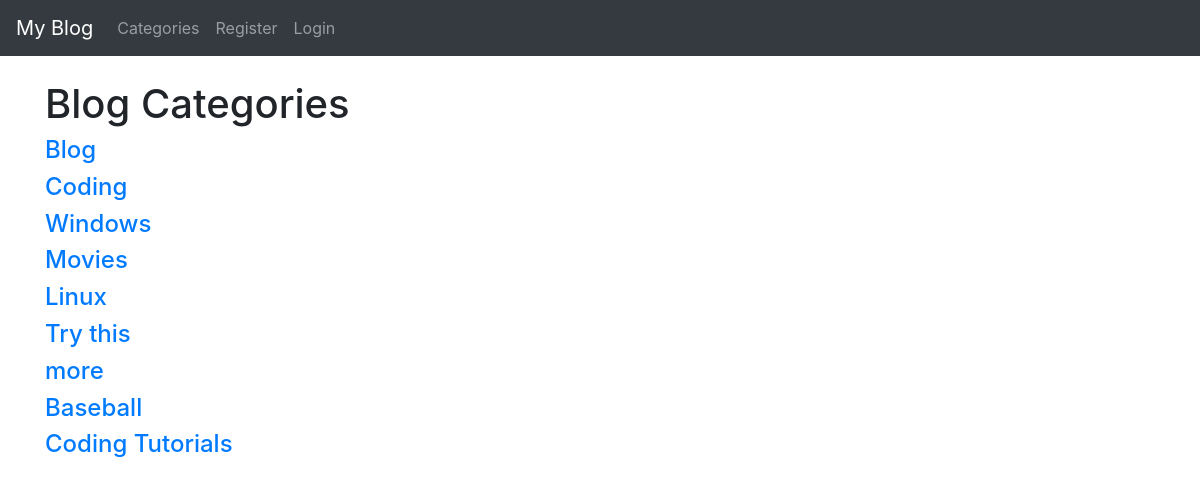
The page /category-list/ on the database its author committed.
### theblog/models.py (models this page shows, shortened)
class Category(models.Model):
    name = models.CharField(max_length=255)
    def __str__(self):
        return self.name

### theblog/views.py (the view)
# urls.py: path('category-list/', CategoryListView, name='category-list'),
def CategoryListView(request):
    cat_menu_list = Category.objects.all()
    return render(request, 'category_list.html', {'cat_menu_list': cat_menu_list})

### theblog/templates/category_list.html (shortened to what this page needs)
{% extends 'base.html' %}
{% load static %}
{% block content %}
    <h1>Blog Categories</h1>
    {% for item in cat_menu_list %}
        <h4><a href="{% url 'category' item|slugify %}">{{ item }}</a></h4>
    {% endfor %}
{% endblock %}

### rows shown on the page
Category: name "Blog"
Category: name "Coding"
Category: name "Windows"
Category: name "Movies"
Category: name "Linux"
Category: name "Try this"
Category: name "more"
Category: name "Baseball"
Category: name "Coding Tutorials"
